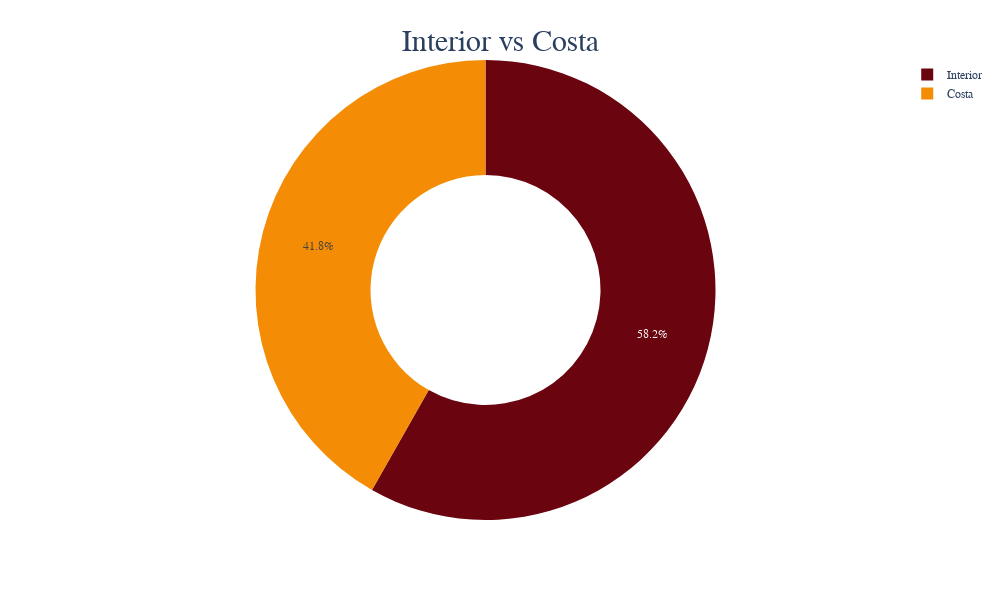

Notebook source saved alongside this figure:
### Markdown cell above
Grafico los resultados

### Code cell
data = gb_costa
labels = ["Interior", "Costa"]
values = [241, 173]
palette = ["#6a040f","#f48c06"]

# palette = ["#03071e","#370617","#6a040f","#9d0208","#d00000","#dc2f02","#e85d04","#f48c06","#faa307","#ffba08"]

fig = px.pie(data,  
             values= values, 
             names= labels,
             hole= .5,
             color_discrete_sequence= palette)

fig.update_layout(
                    width=1000,
                    height=600,
                    title_text="Interior vs Costa",
                    title_font=dict(size=30),
                    title_x=0.5, title_y=0.95,
                    plot_bgcolor='rgba(0,0,0,0)',
                    paper_bgcolor='rgba(0,0,0,0)',
                    yaxis_title_font=dict(size=25),
                    xaxis_title_font=dict(size=25),
                    font=dict(family='Century Gothic'))


fig.write_image(r'graficos\grafico_donut_interior_costa.png')
fig.show()

### Figure 1 — Plotly figure (JSON) as saved in the notebook; plotly's stock layout.template omitted (floating-point values rounded to 4 significant figures)
{"data": [{"domain": {"x": [0, 1], "y": [0, 1]}, "hole": 0.5, "hovertemplate": "label=%{label}<br>value=%{value}<extra></extra>", "labels": ["Interior", "Costa"], "legendgroup": "", "name": "", "showlegend": true, "type": "pie", "values": [241, 173]}], "layout": {"font": {"family": "Century Gothic"}, "height": 600, "legend": {"tracegroupgap": 0}, "margin": {"t": 60}, "paper_bgcolor": "rgba(0,0,0,0)", "piecolorway": ["#6a040f", "#f48c06"], "plot_bgcolor": "rgba(0,0,0,0)", "title": {"font": {"size": 30}, "text": "Interior vs Costa", "x": 0.5, "y": 0.95}, "width": 1000, "xaxis": {"title": {"font": {"size": 25}}}, "yaxis": {"title": {"font": {"size": 25}}}}}
